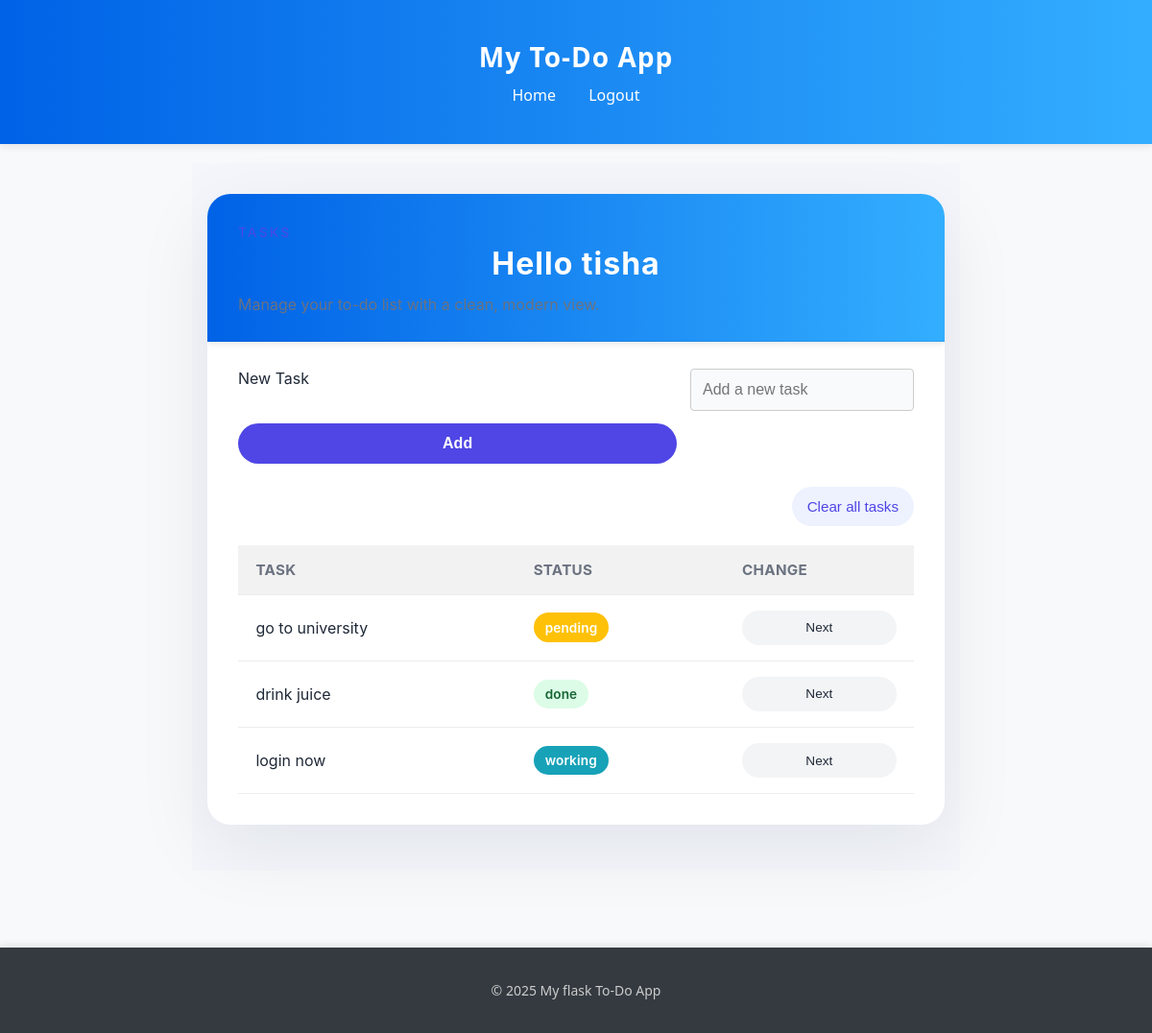
Page /tasks (signed in) on the earlier database version.
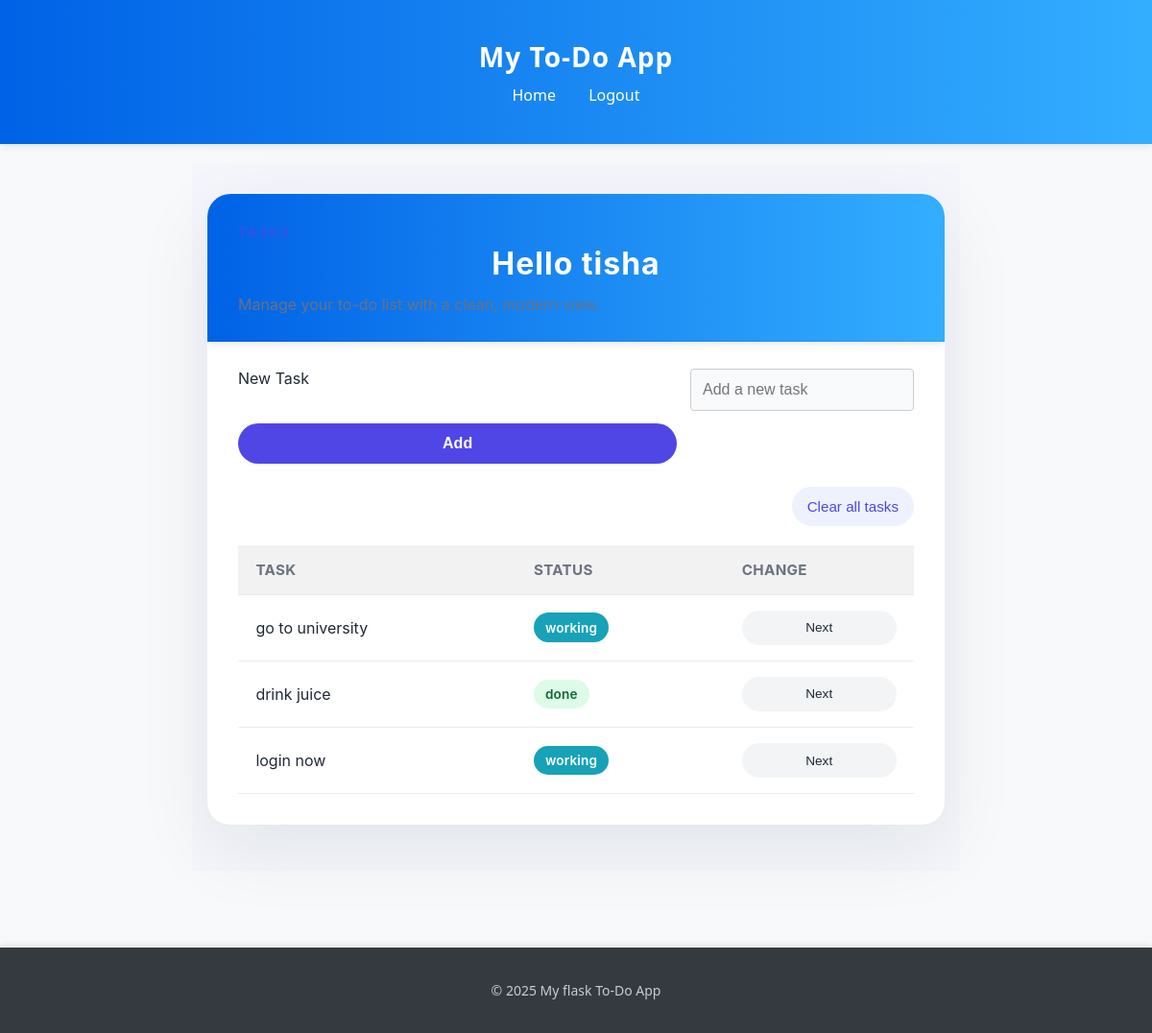
Same page on the later database version.
### flask_to_do_list/app/models.py (models this page shows)
class Task(db.Model):
    id = db.Column(db.Integer, primary_key=True)
    title = db.Column(
        db.String(100),
        nullable=False
    )
    status = db.Column(
        db.String(20),
        default="pending"
    )
    user_id = db.Column(
        db.Integer,
        db.ForeignKey("users.id")
    )
    user = db.relationship(
        "Users",
        back_populates="tasks"
    )

### flask_to_do_list/app/routes/tasks.py (the view)
@tasks_bp.route('/tasks')
def view_tasks():
    if 'user_id' not in session:
        return redirect(url_for('auth.login'))
    user_id = session['user_id']
    tasks = Task.query.filter_by(user_id=user_id).all()
    if session.get('user_id'):
                passeduser = Users.query.get(session['user_id'])
    return render_template('tasks.html',tasks=tasks,passedusername=passeduser.username)

### flask_to_do_list/app/templates/tasks.html (shortened to what this page needs)
{% extends "base.html" %}
{% block content %}
<main class="page-container">
    <section class="task-panel card">
        <header class="panel-header">
            <div>
                <p class="page-label">Tasks</p>
                <h1 class="page-title">Hello {{ passedusername if passedusername else guest }}</h1>
                <p class="page-subtitle">Manage your to-do list with a clean, modern view.</p>
            </div>
        </header>
        <div class="panel-body">
            <form action="{{ url_for('tasks.add_task') }}" method="post" class="task-form task-form-inline">
                <label class="sr-only" for="task-title">New Task</label>
                <input id="task-title" type="text" name="title" placeholder="Add a new task" required>
                <button type="submit" class="btn btn-primary">Add</button>
            </form>
            {% if tasks %}
            <div class="task-actions">
                <form action="{{ url_for('tasks.clear_tasks') }}" method="post">
                    <button type="submit" class="btn btn-secondary btn-sm">Clear all tasks</button>
                </form>
            </div>
            <div class="task-table-wrap">
                <table class="task-table">
                    <thead>
                        <tr>
                            <th>Task</th>
                            <th>Status</th>
                            <th>Change</th>
                        </tr>
                    </thead>
                    <tbody>
                        {% for task in tasks %}
                        <tr>
                            <td>{{ task.title }}</td>
                            <td>
                                <span class="badge {{ task.status|lower }}">{{ task.status }}</span>
                            </td>
                            <td>
                                <form action="{{ url_for('tasks.toggle_status', task_id=task.id) }}" method="post">
                                    <button type="submit" class="btn btn-tertiary btn-small">Next</button>
                                </form>
                            </td>
                        </tr>
                        {% endfor %}
                    </tbody>
                </table>
            </div>
            {% else %}
            <div class="empty-state">
                <p>No tasks yet. Add one above.</p>
            </div>
            {% endif %}
        </div>
    </section>
</main>
{% endblock %}

Differences in the rows shown:
changed Task "go to university": status "pending" → "working"
